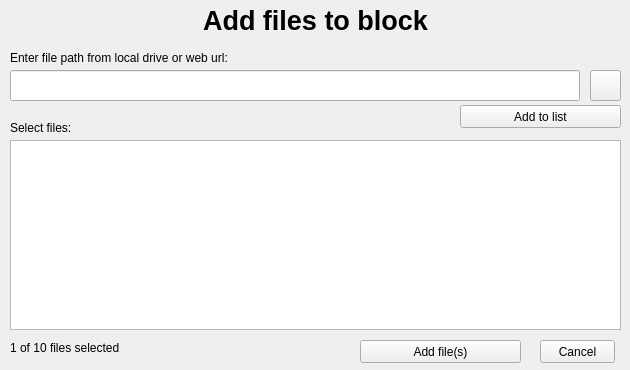
<?xml version="1.0" encoding="UTF-8"?>
<ui version="4.0">
 <class>Dialog</class>
 <widget class="QDialog" name="Dialog">
  <property name="geometry">
   <rect>
    <x>0</x>
    <y>0</y>
    <width>630</width>
    <height>370</height>
   </rect>
  </property>
  <property name="windowTitle">
   <string>Dialog</string>
  </property>
  <widget class="QLineEdit" name="txt_file">
   <property name="geometry">
    <rect>
     <x>10</x>
     <y>70</y>
     <width>570</width>
     <height>31</height>
    </rect>
   </property>
   <property name="font">
    <font>
     <pointsize>12</pointsize>
    </font>
   </property>
  </widget>
  <widget class="QLabel" name="lbl_file">
   <property name="geometry">
    <rect>
     <x>10</x>
     <y>50</y>
     <width>611</width>
     <height>16</height>
    </rect>
   </property>
   <property name="text">
    <string>Enter file path from local drive or web url:</string>
   </property>
  </widget>
  <widget class="QLabel" name="lbl_title">
   <property name="geometry">
    <rect>
     <x>0</x>
     <y>0</y>
     <width>631</width>
     <height>41</height>
    </rect>
   </property>
   <property name="font">
    <font>
     <pointsize>20</pointsize>
     <weight>75</weight>
     <bold>true</bold>
    </font>
   </property>
   <property name="text">
    <string>Add files to block</string>
   </property>
   <property name="alignment">
    <set>Qt::AlignCenter</set>
   </property>
   <property name="textInteractionFlags">
    <set>Qt::LinksAccessibleByMouse|Qt::TextSelectableByMouse</set>
   </property>
  </widget>
  <widget class="QPushButton" name="btn_file">
   <property name="geometry">
    <rect>
     <x>590</x>
     <y>70</y>
     <width>31</width>
     <height>31</height>
    </rect>
   </property>
   <property name="text">
    <string/>
   </property>
   <property name="icon">
    <iconset>
     <normaloff>../images/open_file.png</normaloff>../images/open_file.png</iconset>
   </property>
   <property name="iconSize">
    <size>
     <width>22</width>
     <height>22</height>
    </size>
   </property>
   <property name="autoDefault">
    <bool>false</bool>
   </property>
  </widget>
  <widget class="QListWidget" name="lst_select">
   <property name="geometry">
    <rect>
     <x>10</x>
     <y>140</y>
     <width>611</width>
     <height>190</height>
    </rect>
   </property>
   <property name="font">
    <font>
     <pointsize>14</pointsize>
    </font>
   </property>
  </widget>
  <widget class="QLabel" name="lbl_select">
   <property name="geometry">
    <rect>
     <x>10</x>
     <y>120</y>
     <width>441</width>
     <height>16</height>
    </rect>
   </property>
   <property name="text">
    <string>Select files:</string>
   </property>
  </widget>
  <widget class="QPushButton" name="btn_cancel">
   <property name="geometry">
    <rect>
     <x>540</x>
     <y>340</y>
     <width>75</width>
     <height>23</height>
    </rect>
   </property>
   <property name="text">
    <string>Cancel</string>
   </property>
   <property name="autoDefault">
    <bool>false</bool>
   </property>
  </widget>
  <widget class="QPushButton" name="btn_add">
   <property name="geometry">
    <rect>
     <x>360</x>
     <y>340</y>
     <width>161</width>
     <height>23</height>
    </rect>
   </property>
   <property name="text">
    <string>Add file(s)</string>
   </property>
   <property name="autoDefault">
    <bool>false</bool>
   </property>
  </widget>
  <widget class="QLabel" name="lbl_count">
   <property name="geometry">
    <rect>
     <x>10</x>
     <y>340</y>
     <width>340</width>
     <height>16</height>
    </rect>
   </property>
   <property name="text">
    <string>1 of 10 files selected</string>
   </property>
  </widget>
  <widget class="QPushButton" name="btn_add_to_list">
   <property name="geometry">
    <rect>
     <x>460</x>
     <y>105</y>
     <width>161</width>
     <height>23</height>
    </rect>
   </property>
   <property name="text">
    <string>Add to list</string>
   </property>
   <property name="autoDefault">
    <bool>false</bool>
   </property>
  </widget>
  <zorder>lbl_count</zorder>
  <zorder>txt_file</zorder>
  <zorder>lbl_file</zorder>
  <zorder>lbl_title</zorder>
  <zorder>btn_file</zorder>
  <zorder>lst_select</zorder>
  <zorder>lbl_select</zorder>
  <zorder>btn_cancel</zorder>
  <zorder>btn_add</zorder>
  <zorder>btn_add_to_list</zorder>
 </widget>
 <resources/>
 <connections/>
</ui>
